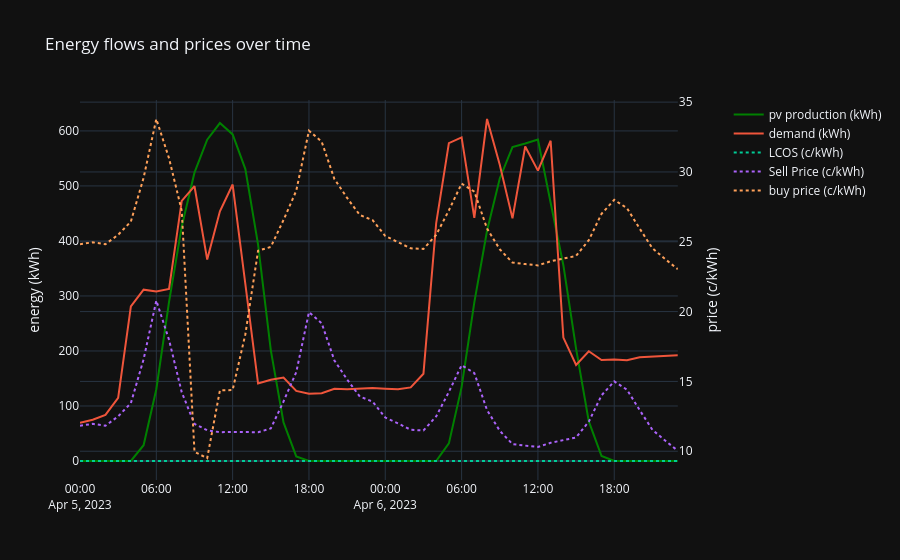

The notebook cell this image was saved under:
### Markdown cell above
Taking a glimpse at the data. Here it makes sense to group it by unit (kWh vs c/kWh) and generate a twinx plot.

(Double click on the legend to isolate.)

### Code cell
generate_data_plot(df).show()
